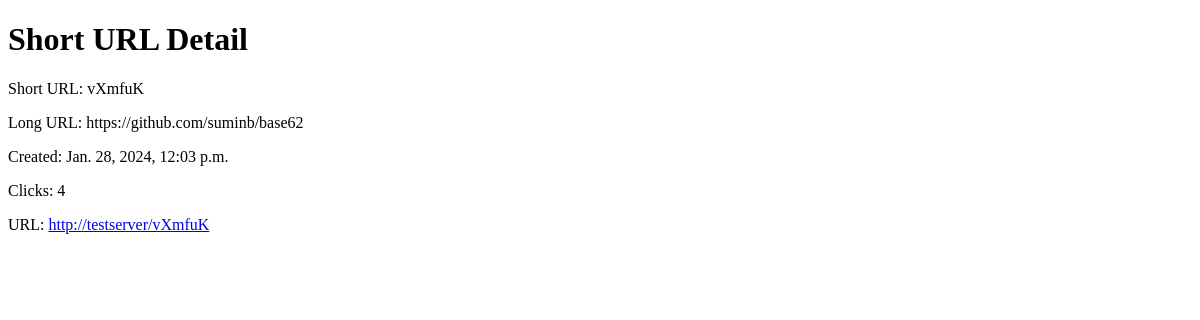
Before: /url/detail/vXmfuK/ (signed in) with the older database file.
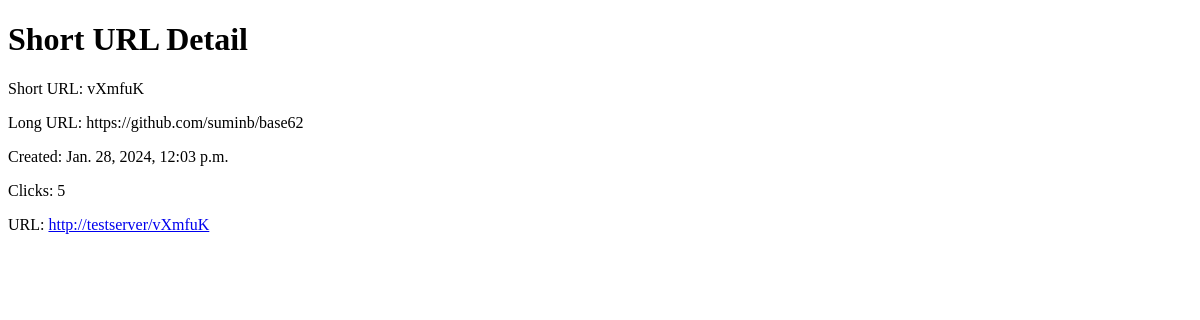
After: the same page with the newer database file.
### account/models.py (models this page shows, shortened)
class UrlShortener(models.Model):
    short_url = models.CharField(max_length=100)
    long_url = models.CharField(max_length=500)
    created_at = models.DateTimeField(auto_now_add=True)
    updated_at = models.DateTimeField(auto_now=True)
    count = models.IntegerField(default=0)
    expiration_time = models.DateTimeField(null=True, blank=True)

### account/views.py (the view)
# urls.py: path('url/detail/<str:short_url>/', views.short_url_detail, name='url_detail'),
@login_required(login_url="/login/")
def short_url_detail(request, short_url):
    short_url_obj = get_object_or_404(UrlShortener, short_url=short_url)
    window_domain = request.get_host()
    short_url_is = f"http://{window_domain}/{short_url_obj.short_url}"
    return render(request, "short_url_detail.html", {"object": short_url_obj, "short_url": short_url_is})

### templates/short_url_detail.html (shortened to what this page needs)
<!DOCTYPE html>
<html>
<head>
</head>
<body>
    <h1>Short URL Detail</h1>
    <p>Short URL: {{ object.short_url }}</p>
    <p>Long URL: {{ object.long_url }}</p>
    <p>Created: {{ object.created_at }}</p>
    <p>Clicks: {{ object.count }}</p>
    <p>URL: <a href="{{short_url}}">{{short_url}}</a>  </p>
</body>
</html>

Changed rows visible on the page:
changed UrlShortener "vXmfuK": count "4" → "5"
